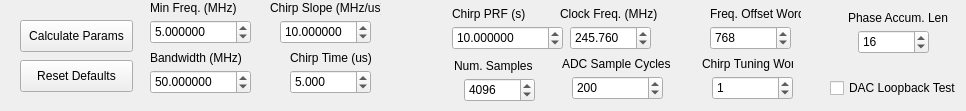
     <widget class="QWidget" name="tab_a1">
      <attribute name="title">
       <string>Chirp DDS</string>
      </attribute>
      <widget class="QLabel" name="label_6">
       <property name="geometry">
        <rect>
         <x>452</x>
         <y>6</y>
         <width>81</width>
         <height>16</height>
        </rect>
       </property>
       <property name="text">
        <string>Chirp PRF (s)</string>
       </property>
      </widget>
      <widget class="QLabel" name="label_8">
       <property name="geometry">
        <rect>
         <x>150</x>
         <y>0</y>
         <width>101</width>
         <height>16</height>
        </rect>
       </property>
       <property name="text">
        <string>Min Freq. (MHz)</string>
       </property>
      </widget>
      <widget class="QLabel" name="label_9">
       <property name="geometry">
        <rect>
         <x>562</x>
         <y>56</y>
         <width>111</width>
         <height>16</height>
        </rect>
       </property>
       <property name="text">
        <string>ADC Sample Cycles</string>
       </property>
      </widget>
      <widget class="QSpinBox" name="adcSamples_spinBox">
       <property name="geometry">
        <rect>
         <x>572</x>
         <y>76</y>
         <width>91</width>
         <height>24</height>
        </rect>
       </property>
       <property name="maximum">
        <number>999999</number>
       </property>
       <property name="value">
        <number>200</number>
       </property>
      </widget>
      <widget class="QDoubleSpinBox" name="minFreq_dSpinBox">
       <property name="geometry">
        <rect>
         <x>150</x>
         <y>20</y>
         <width>101</width>
         <height>24</height>
        </rect>
       </property>
       <property name="decimals">
        <number>6</number>
       </property>
       <property name="maximum">
        <double>999999.999998999992386</double>
       </property>
       <property name="value">
        <double>5.000000000000000</double>
       </property>
      </widget>
      <widget class="QDoubleSpinBox" name="chirpPRF_dSpinBox">
       <property name="geometry">
        <rect>
         <x>452</x>
         <y>26</y>
         <width>111</width>
         <height>24</height>
        </rect>
       </property>
       <property name="decimals">
        <number>6</number>
       </property>
       <property name="maximum">
        <double>999999.999998999992386</double>
       </property>
       <property name="value">
        <double>10.000000000000000</double>
       </property>
      </widget>
      <widget class="QLabel" name="label_7">
       <property name="geometry">
        <rect>
         <x>270</x>
         <y>0</y>
         <width>111</width>
         <height>16</height>
        </rect>
       </property>
       <property name="text">
        <string>Chirp Slope (MHz/us)</string>
       </property>
      </widget>
      <widget class="QDoubleSpinBox" name="chirpSlope_dSpinBox">
       <property name="geometry">
        <rect>
         <x>280</x>
         <y>20</y>
         <width>91</width>
         <height>24</height>
        </rect>
       </property>
       <property name="decimals">
        <number>6</number>
       </property>
       <property name="maximum">
        <double>999999999.999999046325684</double>
       </property>
       <property name="value">
        <double>10.000000000000000</double>
       </property>
      </widget>
      <widget class="QLabel" name="label_13">
       <property name="geometry">
        <rect>
         <x>290</x>
         <y>50</y>
         <width>81</width>
         <height>16</height>
        </rect>
       </property>
       <property name="text">
        <string>Chirp Time (us)</string>
       </property>
      </widget>
      <widget class="QDoubleSpinBox" name="chirpTime_dSpinBox">
       <property name="geometry">
        <rect>
         <x>290</x>
         <y>70</y>
         <width>81</width>
         <height>24</height>
        </rect>
       </property>
       <property name="decimals">
        <number>3</number>
       </property>
       <property name="maximum">
        <double>1000000000.000000000000000</double>
       </property>
       <property name="value">
        <double>5.000000000000000</double>
       </property>
      </widget>
      <widget class="QDoubleSpinBox" name="chirpBW_dSpinBox">
       <property name="geometry">
        <rect>
         <x>150</x>
         <y>70</y>
         <width>101</width>
         <height>24</height>
        </rect>
       </property>
       <property name="decimals">
        <number>6</number>
       </property>
       <property name="maximum">
        <double>999999.999998999992386</double>
       </property>
       <property name="value">
        <double>50.000000000000000</double>
       </property>
      </widget>
      <widget class="QLabel" name="label_12">
       <property name="geometry">
        <rect>
         <x>150</x>
         <y>50</y>
         <width>101</width>
         <height>16</height>
        </rect>
       </property>
       <property name="text">
        <string>Bandwidth (MHz)</string>
       </property>
      </widget>
      <widget class="QLabel" name="label_14">
       <property name="geometry">
        <rect>
         <x>702</x>
         <y>56</y>
         <width>91</width>
         <height>16</height>
        </rect>
       </property>
       <property name="text">
        <string>Chirp Tuning Word</string>
       </property>
      </widget>
      <widget class="QDoubleSpinBox" name="clockFreq_dSpinBox">
       <property name="geometry">
        <rect>
         <x>570</x>
         <y>26</y>
         <width>81</width>
         <height>24</height>
        </rect>
       </property>
       <property name="readOnly">
        <bool>false</bool>
       </property>
       <property name="decimals">
        <number>3</number>
       </property>
       <property name="maximum">
        <double>1000.000000000000000</double>
       </property>
       <property name="singleStep">
        <double>61.439999999999998</double>
       </property>
       <property name="value">
        <double>245.759999999999991</double>
       </property>
      </widget>
      <widget class="QLabel" name="label_15">
       <property name="geometry">
        <rect>
         <x>454</x>
         <y>58</y>
         <width>81</width>
         <height>16</height>
        </rect>
       </property>
       <property name="text">
        <string>Num. Samples</string>
       </property>
      </widget>
      <widget class="QSpinBox" name="numSamples_spinBox">
       <property name="geometry">
        <rect>
         <x>464</x>
         <y>78</y>
         <width>71</width>
         <height>24</height>
        </rect>
       </property>
       <property name="maximum">
        <number>1000000</number>
       </property>
       <property name="singleStep">
        <number>256</number>
       </property>
       <property name="value">
        <number>4096</number>
       </property>
      </widget>
      <widget class="QSpinBox" name="phaseAccLen_spinBox">
       <property name="geometry">
        <rect>
         <x>858</x>
         <y>30</y>
         <width>71</width>
         <height>24</height>
        </rect>
       </property>
       <property name="readOnly">
        <bool>false</bool>
       </property>
       <property name="maximum">
        <number>64</number>
       </property>
       <property name="value">
        <number>16</number>
       </property>
      </widget>
      <widget class="QLabel" name="label_16">
       <property name="geometry">
        <rect>
         <x>848</x>
         <y>10</y>
         <width>101</width>
         <height>16</height>
        </rect>
       </property>
       <property name="text">
        <string>Phase Accum. Len. </string>
       </property>
      </widget>
      <widget class="QLabel" name="label_17">
       <property name="geometry">
        <rect>
         <x>560</x>
         <y>6</y>
         <width>101</width>
         <height>16</height>
        </rect>
       </property>
       <property name="text">
        <string>Clock Freq. (MHz)</string>
       </property>
      </widget>
      <widget class="QLabel" name="label_18">
       <property name="geometry">
        <rect>
         <x>710</x>
         <y>6</y>
         <width>91</width>
         <height>16</height>
        </rect>
       </property>
       <property name="text">
        <string>Freq. Offset Word</string>
       </property>
      </widget>
      <widget class="QSpinBox" name="freqOffset_spinBox">
       <property name="geometry">
        <rect>
         <x>710</x>
         <y>26</y>
         <width>81</width>
         <height>24</height>
        </rect>
       </property>
       <property name="maximum">
        <number>999999</number>
       </property>
       <property name="singleStep">
        <number>64</number>
       </property>
       <property name="value">
        <number>768</number>
       </property>
      </widget>
      <widget class="QSpinBox" name="chirpTuningWord_spinBox">
       <property name="geometry">
        <rect>
         <x>712</x>
         <y>76</y>
         <width>81</width>
         <height>24</height>
        </rect>
       </property>
       <property name="maximum">
        <number>999999</number>
       </property>
       <property name="value">
        <number>1</number>
       </property>
      </widget>
      <widget class="QPushButton" name="chirpParamsGenButton">
       <property name="geometry">
        <rect>
         <x>20</x>
         <y>20</y>
         <width>113</width>
         <height>32</height>
        </rect>
       </property>
       <property name="text">
        <string>Calculate Params</string>
       </property>
      </widget>
      <widget class="QPushButton" name="chirpParamsResetButton">
       <property name="geometry">
        <rect>
         <x>20</x>
         <y>60</y>
         <width>113</width>
         <height>32</height>
        </rect>
       </property>
       <property name="text">
        <string>Reset Defaults</string>
       </property>
      </widget>
      <widget class="QCheckBox" name="dacLoopback_checkBox">
       <property name="geometry">
        <rect>
         <x>830</x>
         <y>78</y>
         <width>127</width>
         <height>20</height>
        </rect>
       </property>
       <property name="text">
        <string>DAC Loopback Test</string>
       </property>
      </widget>
     </widget>
